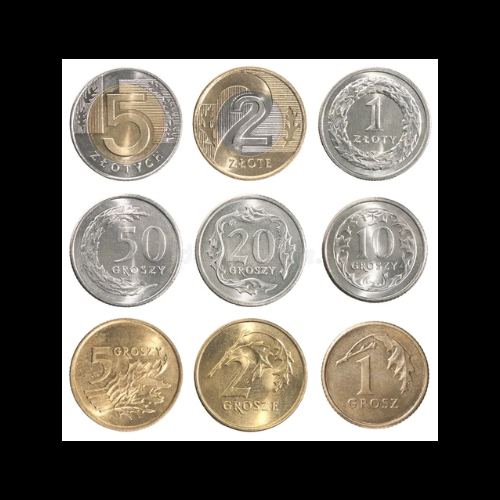
#> input picture Open-CV/coins.png, 500 x 500 px
$ python projekt1.py
#> lines starting #> are read from the running program, lines starting #| are printed output that depends on the picture; after the words box and inside, x2 and y2 are one past the last pixel; in counts of white or black regions, pixels touching at a corner belong together


#notatka -> zmienic zdjecie monet, bo moje jest dosc średnie.


import cv2
import numpy as np

#wczytje z pliku + przeksztalca obraz na szary zeby lepiej sie i szybciej szczytywalo
img = cv2.imread("coins.png")
#> img is the input picture: shape (500, 500, 3); mean B, G, R 104.5, 111.4, 115.7

#na szarosc przesztalca
gray = cv2.cvtColor(img, cv2.COLOR_BGR2GRAY)
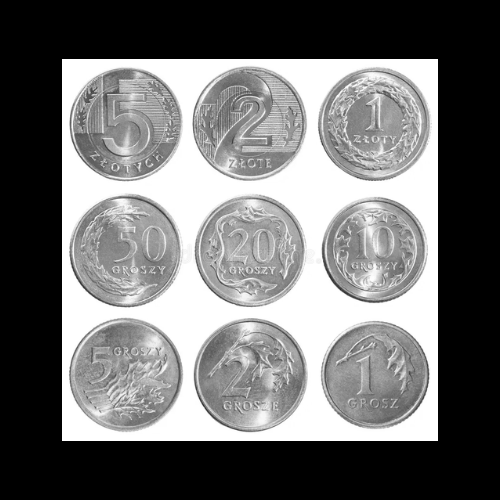
#> gray: shape (500, 500); min 0, max 255, mean 111.9
blur = cv2.GaussianBlur(gray,(7,7),0)
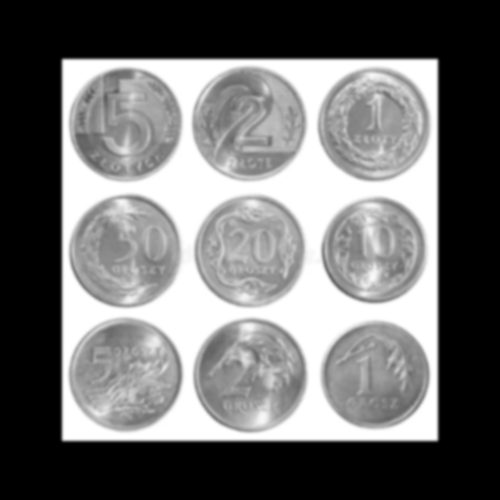
#> blur: shape (500, 500); min 0, max 255, mean 111.9
canny = cv2.Canny(blur, 90, 255)
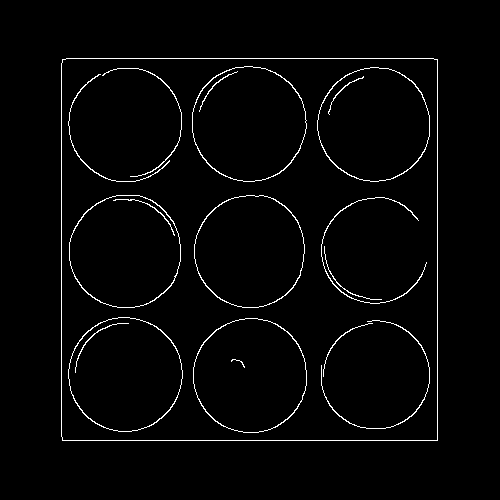
#> canny: shape (500, 500); 2.3% white in thin lines or dots, all inside (x1, y1, x2, y2) = (61, 58, 438, 441)

#funkcje programu

countours,hierarchy = cv2.findContours(canny.copy(), cv2.RETR_LIST, cv2.CHAIN_APPROX_SIMPLE)
#> countours = 25 contours, 2 with area under 20; largest, box (x1, y1, x2, y2) and area: (61, 58, 438, 441) 143617, (61, 58, 438, 441) 143615, (192, 66, 307, 182) 10325, (192, 66, 307, 182) 10226, (193, 318, 307, 433) 10188
cv2.drawContours(img, countours, -1, (0,255,0), 2)
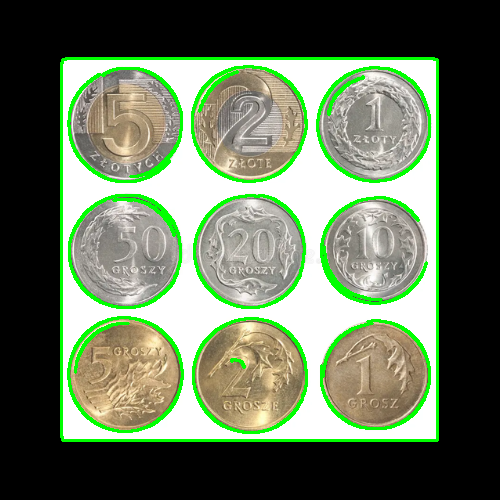
#> img: shape (500, 500, 3); 7.1% of pixels changed, all inside (x1, y1, x2, y2) = (60, 57, 439, 442)

sortenCon = sorted(countours, key=cv2.contourArea)
#> sortenCon has the same summary as countours

#zliczanie tych zakreslen

for i,cont in enumerate(sortenCon):
    x,y,w,h = cv2.boundingRect(cont)
    print(i)
    print(x,y,w,h)

    X = x + int(w/2)
    Y = y + int(h/2)

    img = cv2.circle(img,(x,y),int(w/2),(255,0,0),2)
    img = cv2.putText(img = img, text=str(i), org=(X,Y), fontFace=cv2.FONT_HERSHEY_DUPLEX, fontScale=1, color=(255,255,255), thickness=1)
#> this loop made 25 passes
#> (x, y, w, h, X, Y) on passes 1 to 12: (231, 359, 14, 9, 238, 363), (324, 246, 58, 54, 353, 273), (323, 323, 50, 54, 348, 350), (328, 76, 36, 39, 346, 95), (199, 71, 39, 41, 218, 91), (75, 323, 54, 50, 102, 348), (113, 199, 62, 37, 144, 217), (102, 68, 80, 109, 142, 122), (68, 74, 102, 108, 119, 128), (321, 320, 109, 109, 375, 374), (321, 197, 106, 107, 374, 250), (194, 195, 111, 113, 249, 251)
#> (printed output is left out)
#> pass 1, `img = cv2.circle(img,(x,y),int(w/2),(255,0,0),2)`:
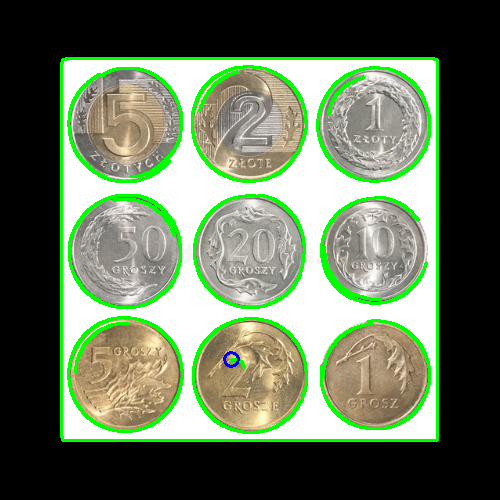
#> img: shape (500, 500, 3); 0.05% of pixels changed, all inside (x1, y1, x2, y2) = (223, 351, 240, 368)
#> pass 2, `img = cv2.circle(img,(x,y),int(w/2),(255,0,0),2)`:
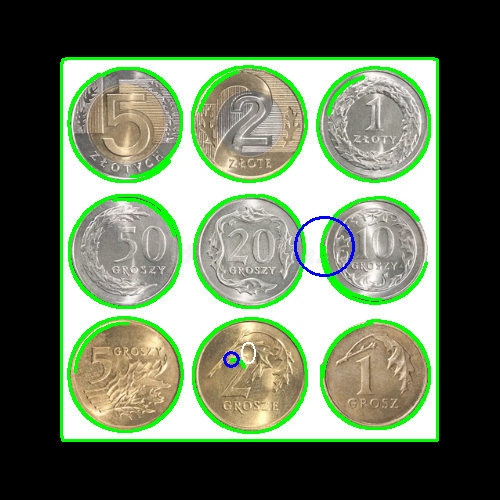
#> img: shape (500, 500, 3); mean B, G, R 92.7, 116.4, 102.3
#> after the loop:
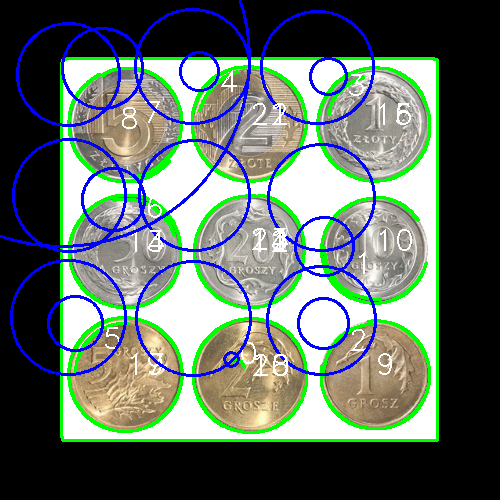
#> img: shape (500, 500, 3); mean B, G, R 101.5, 109.7, 96.6


#otwiera plik szczyta info, czeka na dowolny klawisz i usuwa
cv2.imshow("original image",img)
# cv2.imshow("canny image",canny)

cv2.imshow("gray",blur)
cv2.waitKey(0)
print("Zamknieto program")
cv2.destroyAllWindows()
